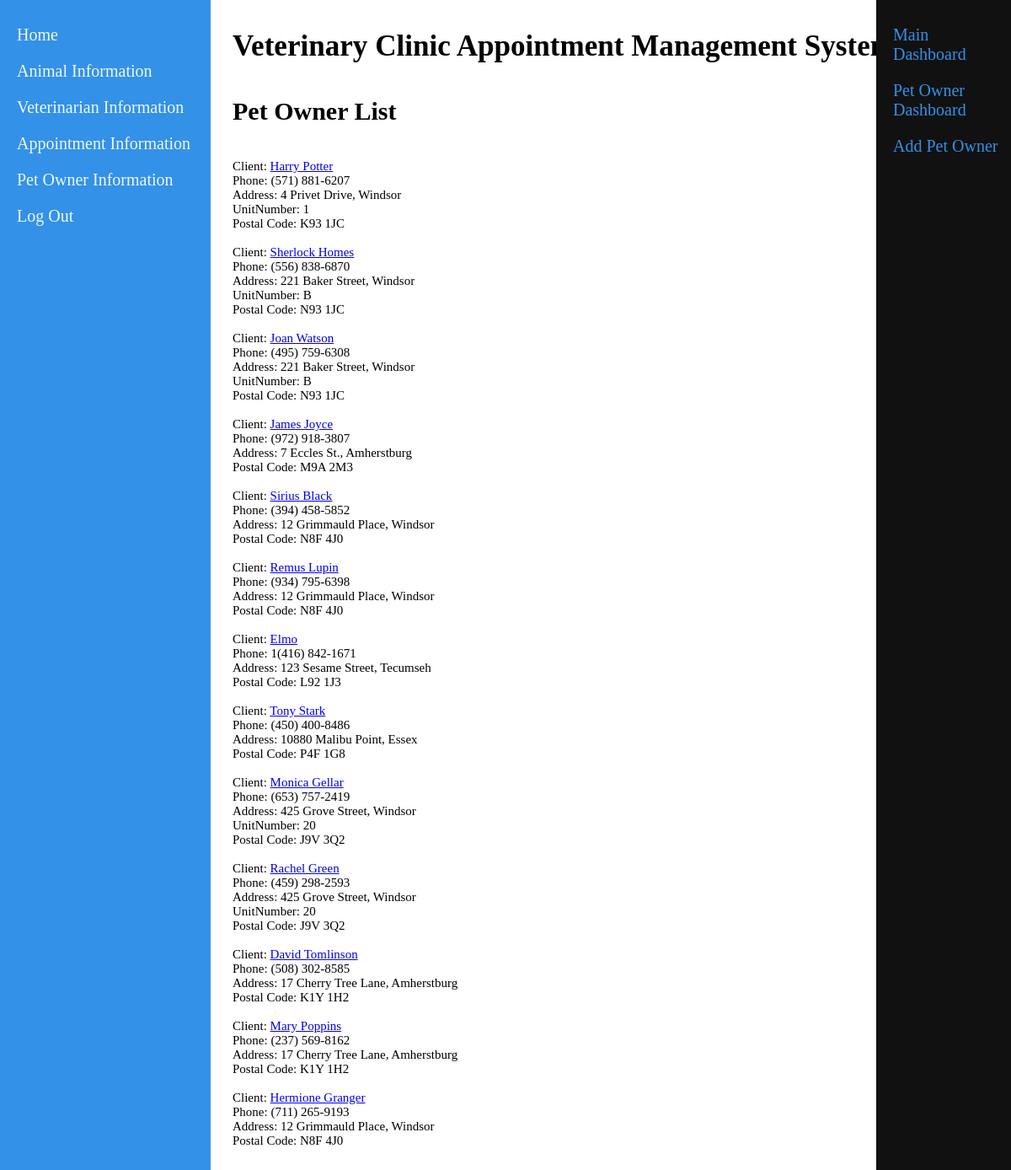
The page /client.php on the database its author committed.
### tables this page shows
CREATE TABLE `petowner` (
  `OwnerID` int(11) NOT NULL,
  `FullName` varchar(50) NOT NULL,
  `AddressID` int(11) NOT NULL,
  `PhoneNumber` varchar(50) NOT NULL,
  `LastChanged` timestamp NOT NULL DEFAULT current_timestamp() ON UPDATE current_timestamp(),
  `CreatedOn` timestamp NOT NULL DEFAULT current_timestamp()
);

CREATE TABLE `address` (
  `AddressID` int(11) NOT NULL,
  `UnitNumber` varchar(15) DEFAULT NULL,
  `StreetNumber` varchar(15) NOT NULL,
  `StreetName` varchar(50) NOT NULL,
  `CityName` varchar(50) NOT NULL,
  `PostalCode` varchar(50) NOT NULL,
  `LastChanged` timestamp NOT NULL DEFAULT current_timestamp() ON UPDATE current_timestamp(),
  `CreatedOn` timestamp NOT NULL DEFAULT current_timestamp()
);

### client.php (the view, shortened to what this page needs)
<!DOCTYPE html>
    <html>
       <head>
            <link href="CSS/portal.css" rel="stylesheet" type="text/css" >
        </head>
        <body>
            <div class="sidenav">
                <a href= "./">Home</a>
                <a href="animal.php">Animal Information</a>
                <a href="veterinarian.php">Veterinarian Information</a>
                <a href="appointment.php">Appointment Information</a>
                <a href="client.php">Pet Owner Information</a>
                <a href="logoutAct.php">Log Out</a>
            </div>
            <div class="sidenav-right">
                <a href="dashboard.php">Main Dashboard</a>
                <a href="client.php">Pet Owner Dashboard</a>
                <a href="addClient.php">Add Pet Owner</a>
            </div>
            <div class="main">
                <h3>Veterinary Clinic Appointment Management System</h3>
                <h4>Pet Owner List</h4>
                <div class = "main-display">
	                <p>
	                	<?php
							$conn = OpenCon();
							$sql = "SELECT petowner.OwnerID, petowner.FullName, petowner.PhoneNumber, address.UnitNumber, address.StreetNumber, address.StreetName, address.CityName, address.PostalCode
							FROM petowner JOIN address ON petowner.AddressID = address.AddressID
							";
							$result = $conn->query($sql);
							if ($result->num_rows > 0) {
								while($row = $result->fetch_assoc()) {
									echo "Client: " . '<a href="clientInfo.php?OwnerID=' . $row["OwnerID"] . '">' . $row["FullName"] . "</a><br>Phone: " . $row['PhoneNumber'] . "<br>"
									. "Address: " . $row['StreetNumber'] . " " . $row['StreetName'] . ", " .$row['CityName'];
									if($row['UnitNumber'] != NULL)
										echo "<br>UnitNumber: " . $row['UnitNumber'] . "<br>";
									else
										echo "<br>";
									echo "Postal Code: " . $row['PostalCode'] . "<br><br>";
								}
							}
						?>
					</p>
				</div>
            </div>
        </body>
    </html>

### CSS/portal.css (style rules this page uses)
.sidenav { height: 100%; width: 250px; position: fixed; z-index: 1; top: 0; left: 0; background-color: #3391E7; overflow-x: hidden; padding-top: 20px; }
.sidenav a { padding: 10px 12px 10px 20px; text-decoration: none; font-size: 20px; color: #F0F8FF; display: block; }
.sidenav-right { height: 100%; width: 160px; position: fixed; z-index: 1; top: 0; right: 0; background-color: #111 ; overflow-x: hidden; padding-top: 20px; }
.sidenav-right a { padding: 10px 12px 10px 20px; text-decoration: none; font-size: 20px; color: #3391E7; display: block; }
.main { margin-left: 250px; font-size: 30px; padding: 0px 18px; }
.main-display { font-size: 15px; }

### rows shown on the page
petowner: FullName "Harry Potter", PhoneNumber "(571) 881-6207", AddressID.StreetNumber "4", AddressID.StreetName "Privet Drive", AddressID.CityName "Windsor", AddressID.UnitNumber "1", AddressID.PostalCode "K93 1JC"
petowner: FullName "Sherlock Homes", PhoneNumber "(556) 838-6870", AddressID.StreetNumber "221", AddressID.StreetName "Baker Street", AddressID.CityName "Windsor", AddressID.UnitNumber "B", AddressID.PostalCode "N93 1JC"
petowner: FullName "Joan Watson", PhoneNumber "(495) 759-6308", AddressID.StreetNumber "221", AddressID.StreetName "Baker Street", AddressID.CityName "Windsor", AddressID.UnitNumber "B", AddressID.PostalCode "N93 1JC"
petowner: FullName "James Joyce", PhoneNumber "(972) 918-3807", AddressID.StreetNumber "7", AddressID.StreetName "Eccles St.", AddressID.CityName "Amherstburg", AddressID.PostalCode "M9A 2M3"
petowner: FullName "Sirius Black", PhoneNumber "(394) 458-5852", AddressID.StreetNumber "12", AddressID.StreetName "Grimmauld Place", AddressID.CityName "Windsor", AddressID.PostalCode "N8F 4J0"
petowner: FullName "Remus Lupin", PhoneNumber "(934) 795-6398", AddressID.StreetNumber "12", AddressID.StreetName "Grimmauld Place", AddressID.CityName "Windsor", AddressID.PostalCode "N8F 4J0"
petowner: FullName "Elmo", PhoneNumber "1(416) 842-1671", AddressID.StreetNumber "123", AddressID.StreetName "Sesame Street", AddressID.CityName "Tecumseh", AddressID.PostalCode "L92 1J3"
petowner: FullName "Tony Stark", PhoneNumber "(450) 400-8486", AddressID.StreetNumber "10880", AddressID.StreetName "Malibu Point", AddressID.CityName "Essex", AddressID.PostalCode "P4F 1G8"
petowner: FullName "Monica Gellar", PhoneNumber "(653) 757-2419", AddressID.StreetNumber "425", AddressID.StreetName "Grove Street", AddressID.CityName "Windsor", AddressID.UnitNumber "20", AddressID.PostalCode "J9V 3Q2"
petowner: FullName "Rachel Green", PhoneNumber "(459) 298-2593", AddressID.StreetNumber "425", AddressID.StreetName "Grove Street", AddressID.CityName "Windsor", AddressID.UnitNumber "20", AddressID.PostalCode "J9V 3Q2"
petowner: FullName "David Tomlinson", PhoneNumber "(508) 302-8585", AddressID.StreetNumber "17", AddressID.StreetName "Cherry Tree Lane", AddressID.CityName "Amherstburg", AddressID.PostalCode "K1Y 1H2"
petowner: FullName "Mary Poppins", PhoneNumber "(237) 569-8162", AddressID.StreetNumber "17", AddressID.StreetName "Cherry Tree Lane", AddressID.CityName "Amherstburg", AddressID.PostalCode "K1Y 1H2"
petowner: FullName "Hermione Granger", PhoneNumber "(711) 265-9193", AddressID.StreetNumber "12", AddressID.StreetName "Grimmauld Place", AddressID.CityName "Windsor", AddressID.PostalCode "N8F 4J0"
